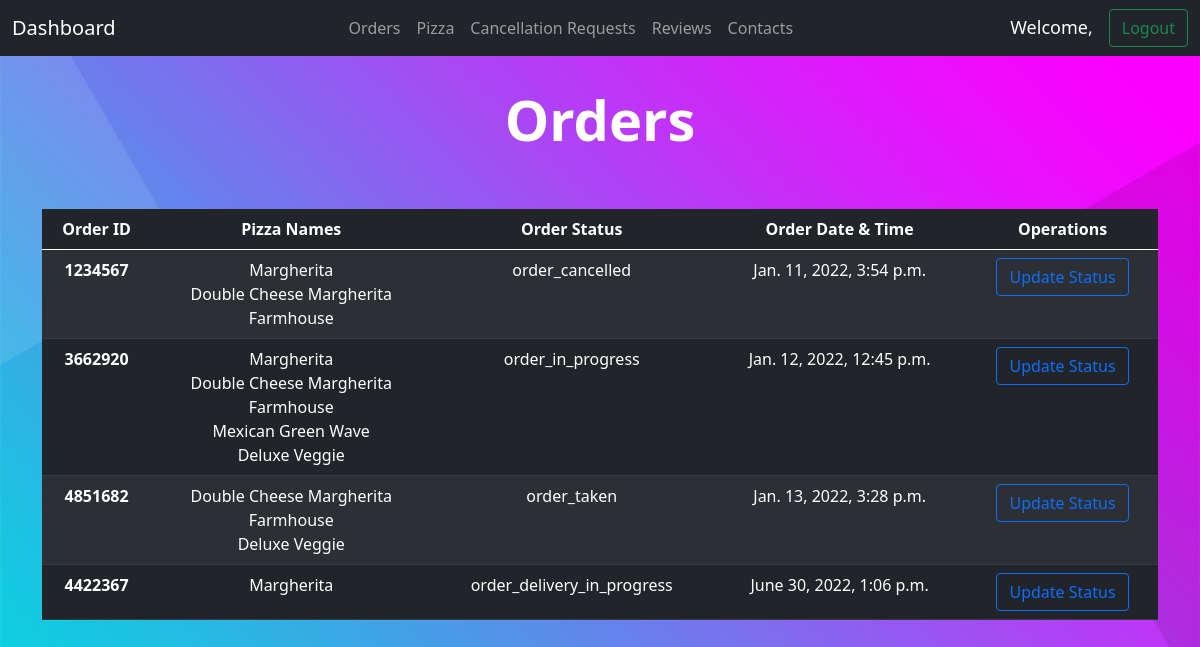
Page /staff/orders/ on the earlier database version.
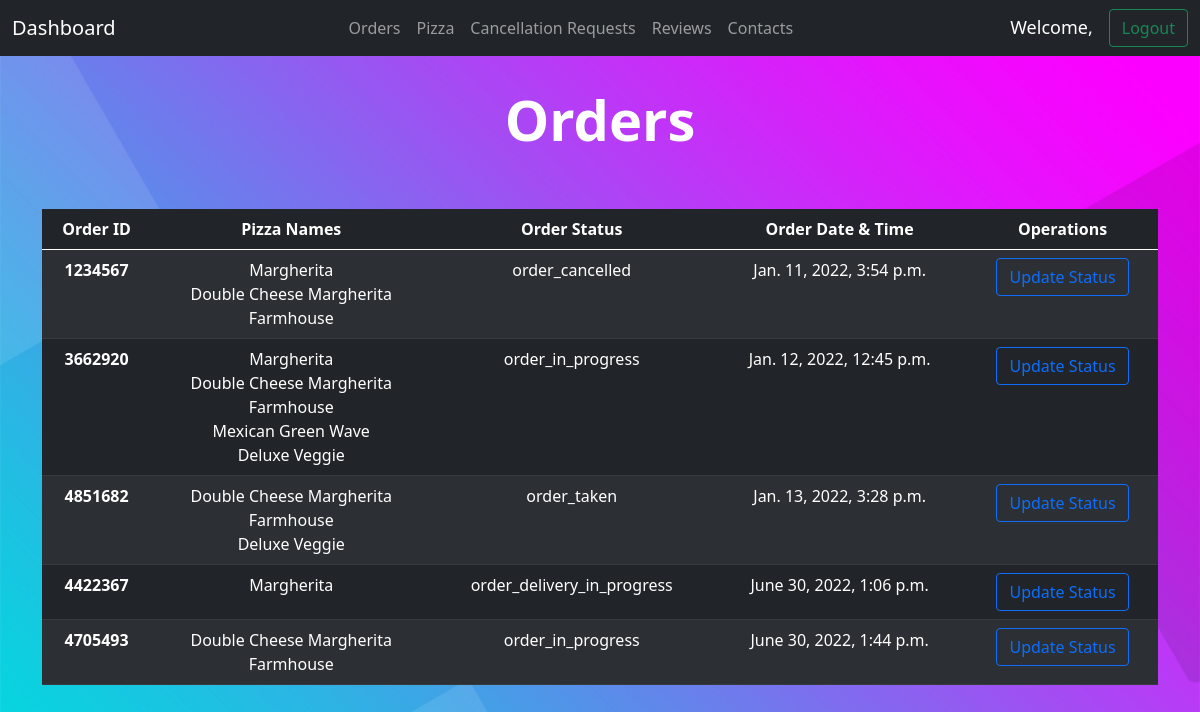
Same page on the later database version.
### StaffPanel/models.py (models this page shows, shortened)
class AdminOrder(models.Model):
    order_id = models.CharField(max_length=7)
    user = models.ForeignKey(User, on_delete=models.CASCADE, null=True, blank=True)
    pizza = models.ManyToManyField(Pizza)
    status = models.CharField(choices=Status_Choices, max_length=50, null=False, default="order_taken")
    total_amount = models.CharField(max_length=10, default=0, null=False)
    timestamp = models.DateTimeField(auto_now_add=True)
    class Meta:
        unique_together = ['order_id']

### PizzaDelivery/models.py (models this page shows, shortened)
class Pizza(models.Model):
    name = models.CharField(max_length=100, null=False)
    price = models.CharField(max_length=4, null=False)
    description = models.CharField(max_length=500)
    image = models.ImageField(blank=True, upload_to='pizza/')

### StaffPanel/views.py (the view)
# urls.py: path('staff/orders/', staff_handeling.orderList, name="orders"),
def orderList(request):
    order_list = models.AdminOrder.objects.all()
    order_count = len(order_list)
    try:
        contextlib = {
            'orders': order_list,
            'order_count': order_count,
        }
        return render(request, 'staff/main/orders.html', context=contextlib)
    except Exception as e:
        return HttpResponse(e)

### templates/staff/main/orders.html (shortened to what this page needs)
{% extends 'staff/main/base.html' %}
{% block content %}
<div class="container text-center">
    <h1 class="display-4" style="font-weight: bold;margin-top: 30px;margin-bottom: 1em;color:white;">
        Orders
    </h1>
    {% if order_count == 0 %}
    <h5 style="margin-top: 30px;margin-bottom: 1em;color:white;">
        There no order placed right now.
    </h5>
    {% else %}
    <table class="table table-striped table-hover table-dark" style="border-radius: 30px;">
        <thead>
            <tr>
                <th scope="col">Order ID</th>
                <th scope="col">Pizza Names</th>
                <th scope="col">Order Status</th>
                <th scope="col">Order Date & Time</th>
                <th scope="col">Operations</th>
            </tr>
        </thead>
        <tbody>
            {% for order in orders %}
            <tr>
                <form action="{% url 'status_update' order.order_id %}" method="post">
                    <th scope="row">{{ order.order_id }}</th>
                    <td>
                        {% for pizza in order.pizza.all %}
                            {{ pizza.name }} <br>
                        {% endfor %}
                    </td>
                    <td>{{ order.status }}</td>
                    <td>
                        {{ order.timestamp }}
                    </td>
                    <td>
                        <input type="submit" class="btn btn-outline-primary" value="Update Status" name="update">
                    </td>
                </form>
            </tr>
            {% endfor %}
        </tbody>
    </table>
    {% endif %}
</div>
{% endblock %}

Differences in the rows shown:
added AdminOrder: order_id "4705493", status "order_in_progress", timestamp "June 30, 2022, 1:44 p.m.", Pizza (name "Double Cheese Margherita"), Pizza (name "Farmhouse")
